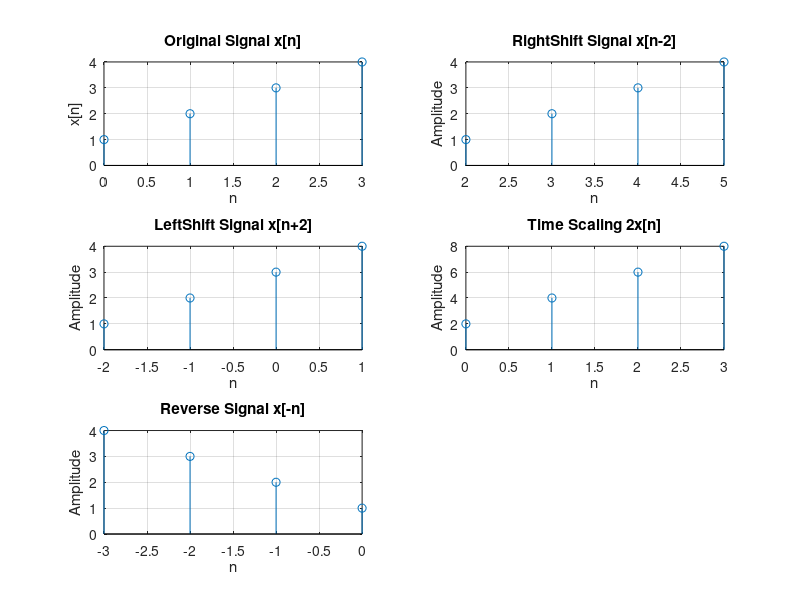

MATLAB code to generate this figure:
x = [1 2 3 4];
n = 0:3;

subplot(3,2,1)
stem(n, x)

grid on
title('Original Signal x[n]')
xlabel('n')
ylabel('x[n]')

subplot(3,2,2)
stem(n+2, x)

grid on
title('RightShift Signal x[n-2]')
xlabel('n')
ylabel('Amplitude')

subplot(3,2,3)
stem(n-2, x)

grid on
title('LeftShift Signal x[n+2]')
xlabel('n')
ylabel('Amplitude')

subplot(3,2,4)
stem(n, 2*x);

grid on
title('Time Scaling 2x[n]')
xlabel('n')
ylabel('Amplitude')

subplot(3,2,5)
stem(-n, x);

grid on
title('Reverse Signal x[-n]')
xlabel('n')
ylabel('Amplitude')
